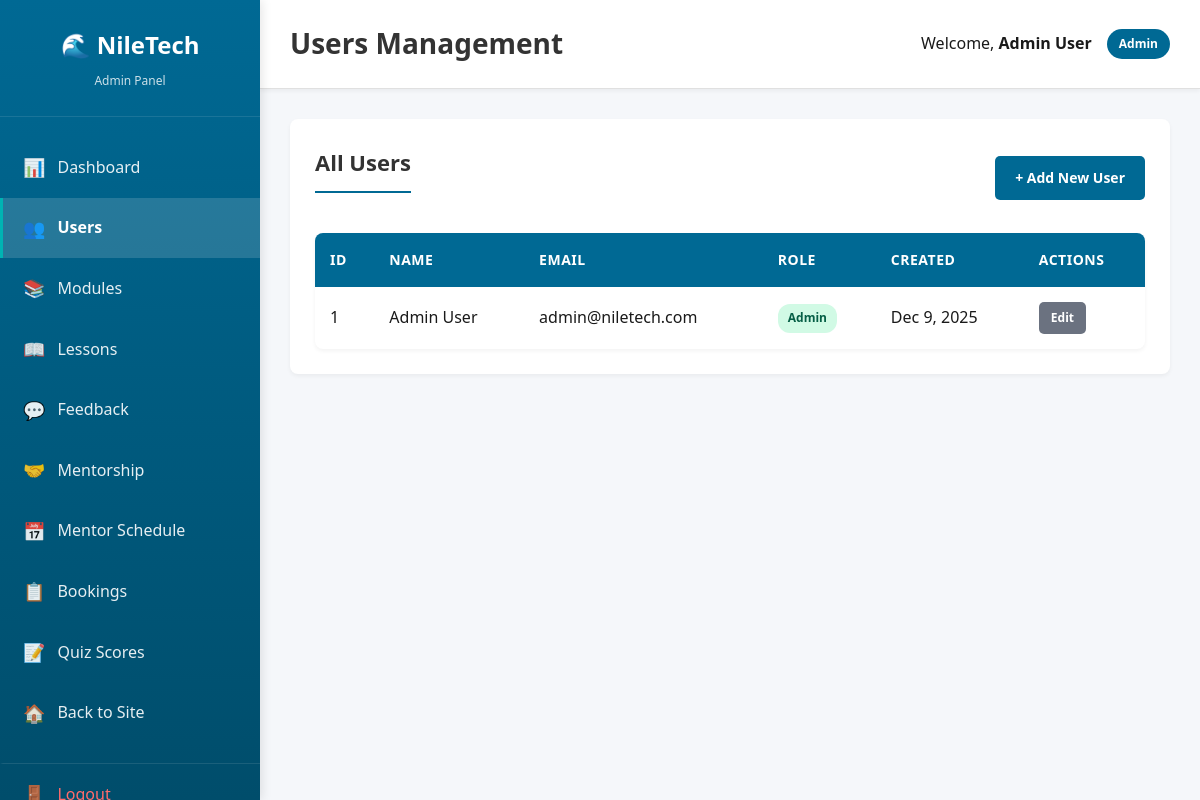
The page /admin/users.php (signed in) on the database its author committed.
### tables this page shows
CREATE TABLE IF NOT EXISTS users (
    id INT(11) NOT NULL AUTO_INCREMENT,
    full_name VARCHAR(100) NOT NULL,
    email VARCHAR(100) NOT NULL UNIQUE,
    password VARCHAR(255) NOT NULL,
    role ENUM('user', 'admin') DEFAULT 'user',
    created_at TIMESTAMP DEFAULT CURRENT_TIMESTAMP,
    updated_at TIMESTAMP DEFAULT CURRENT_TIMESTAMP ON UPDATE CURRENT_TIMESTAMP,
    PRIMARY KEY (id),
    INDEX idx_email (email),
    INDEX idx_role (role)
);

### admin/includes/auth.php (called while the page is built, shortened)
<?php
$conn = getDBConnection();
$userId = $_SESSION['user_id'];
$userStmt = $conn->prepare("SELECT id, full_name, email, role FROM users WHERE id = ?");
$userStmt->bind_param("i", $userId);
$userStmt->execute();
$userResult = $userStmt->get_result();
$currentUser = $userResult->fetch_assoc();
?>

### admin/users.php (the view, shortened to what this page needs)
<?php
$pageTitle = 'Users Management';
require_once __DIR__ . '/includes/auth.php';
$action = $_GET['action'] ?? 'list';
$users = [];
$listStmt = $conn->prepare("SELECT id, full_name, email, role, created_at FROM users ORDER BY created_at DESC");
$listStmt->execute();
$listResult = $listStmt->get_result();
while ($row = $listResult->fetch_assoc()) {
    $users[] = $row;
}
require_once __DIR__ . '/includes/header.php';
?>
<?php if ($action === 'list'): ?>
    <div class="admin-card">
        <div style="display: flex; justify-content: space-between; align-items: center; margin-bottom: 20px;">
            <h2>All Users</h2>
            <a href="?action=create" class="btn-admin btn-primary-admin">+ Add New User</a>
        </div>
        <?php if (empty($users)): ?>
            <div class="empty-state">
                <p>No users found.</p>
            </div>
        <?php else: ?>
            <table class="admin-table">
                <thead>
                    <tr>
                        <th>ID</th>
                        <th>Name</th>
                        <th>Email</th>
                        <th>Role</th>
                        <th>Created</th>
                        <th>Actions</th>
                    </tr>
                </thead>
                <tbody>
                    <?php foreach ($users as $user): ?>
                        <tr>
                            <td><?php echo $user['id']; ?></td>
                            <td><?php echo htmlspecialchars($user['full_name']); ?></td>
                            <td><?php echo htmlspecialchars($user['email']); ?></td>
                            <td>
                                <span class="badge <?php echo $user['role'] === 'admin' ? 'badge-success' : 'badge-info'; ?>">
                                    <?php echo ucfirst($user['role']); ?>
                                </span>
                            </td>
                            <td><?php echo date('M j, Y', strtotime($user['created_at'])); ?></td>
                            <td>
                                <div class="action-buttons">
                                    <a href="?action=edit&id=<?php echo $user['id']; ?>" class="btn-admin btn-sm btn-secondary-admin">Edit</a>
                                </div>
                            </td>
                        </tr>
                    <?php endforeach; ?>
                </tbody>
            </table>
        <?php endif; ?>
    </div>
<?php endif; ?>
<?php
require_once __DIR__ . '/includes/footer.php';
?>

### admin/includes/header.php (shortened to what this page needs)
<!DOCTYPE html>
<html lang="en">
<head>
    <link rel="stylesheet" href="../css/style.css">
    <link rel="stylesheet" href="../admin/css/admin.css">
</head>
<body class="admin-body">
    <div class="admin-wrapper">
        <aside class="admin-sidebar">
            <div class="admin-logo">
                <h2>🌊 NileTech</h2>
                <p>Admin Panel</p>
            </div>
            <nav class="admin-nav">
                <a href="index.php" class="nav-item <?php echo basename($_SERVER['PHP_SELF']) == 'index.php' ? 'active' : ''; ?>">
                    <span>📊</span> Dashboard
                </a>
                <a href="users.php" class="nav-item <?php echo basename($_SERVER['PHP_SELF']) == 'users.php' ? 'active' : ''; ?>">
                    <span>👥</span> Users
                </a>
                <a href="modules.php" class="nav-item <?php echo basename($_SERVER['PHP_SELF']) == 'modules.php' ? 'active' : ''; ?>">
                    <span>📚</span> Modules
                </a>
                <a href="lessons.php" class="nav-item <?php echo basename($_SERVER['PHP_SELF']) == 'lessons.php' ? 'active' : ''; ?>">
                    <span>📖</span> Lessons
                </a>
                <a href="feedback.php" class="nav-item <?php echo basename($_SERVER['PHP_SELF']) == 'feedback.php' ? 'active' : ''; ?>">
                    <span>💬</span> Feedback
                </a>
                <a href="mentorship.php" class="nav-item <?php echo basename($_SERVER['PHP_SELF']) == 'mentorship.php' ? 'active' : ''; ?>">
                    <span>🤝</span> Mentorship
                </a>
                <a href="mentor-schedule.php" class="nav-item <?php echo basename($_SERVER['PHP_SELF']) == 'mentor-schedule.php' ? 'active' : ''; ?>">
                    <span>📅</span> Mentor Schedule
                </a>
                <a href="mentor-bookings.php" class="nav-item <?php echo basename($_SERVER['PHP_SELF']) == 'mentor-bookings.php' ? 'active' : ''; ?>">
                    <span>📋</span> Bookings
                </a>
                <a href="quiz-scores.php" class="nav-item <?php echo basename($_SERVER['PHP_SELF']) == 'quiz-scores.php' ? 'active' : ''; ?>">
                    <span>📝</span> Quiz Scores
                </a>
                <a href="../index.php" class="nav-item">
                    <span>🏠</span> Back to Site
                </a>
                <a href="../logout.php" class="nav-item logout">
                    <span>🚪</span> Logout
                </a>
            </nav>
        </aside>
        <main class="admin-main">
            <header class="admin-header">
                <div class="admin-header-content">
                    <h1><?php echo isset($pageTitle) ? htmlspecialchars($pageTitle) : 'Dashboard'; ?></h1>
                    <div class="admin-user-info">
                        <span>Welcome, <strong><?php echo htmlspecialchars($currentUser['full_name']); ?></strong></span>
                        <span class="role-badge">Admin</span>
                    </div>
                </div>
            </header>
            <div class="admin-content">

### css/style.css (style rules this page uses)
* { margin: 0; padding: 0; box-sizing: border-box; }
:root { --nile-blue: #006994; --nile-deep: #004d73; --nile-light: #0099cc; --nile-teal: #008b8b; --river-cyan: #00b3b3; --savanna-green: #2d5016; --forest-green: #4a7c3a; --grass-green: #6b9f5f; --palm-green: #8bc34a; --sunset-gold: #f4a460; --savanna-gold: #daa520; --earth-brown: #8b4513; --sand-beige: #f5deb3; --ss-black: #000000; --ss-red: #da020e; --ss-green: #078930; --ss-blue: #0f47af; --ss-yellow: #fcdd09; --primary-color: var(--nile-blue); --primary-dark: var(--nile-deep); --primary-light: var(--nile-light); --secondary-color: var(--forest-green); --secondary-dark: var(--savanna-green); --secondary-light: var(--grass-green); --accent-color: var(--sunset-gold); --accent-light: var(--savanna-gold); --text-dark: #1a1a1a; --text-medium: #4a4a4a; --text-light: #6b6b6b; --bg-light: #f0f8f5; --bg-lighter: #f8fcf9; --bg-white: #ffffff; --border-color: #d4e8d8; --gradient-primary: linear-gradient(135deg, var(--nile-blue) 0%, var(--nile-teal) 50%, var(--river-cyan) 100%); --gradient-secondary: linear-gradient(135deg, var(--forest-green) 0%, var(--grass-green) 100%); --gradient-hero: linear-gradient(135deg, var(--nile-deep) 0%, var(--nile-blue) 30%, var(--nile-teal) 60%, var(--palm-green) 100%); --gradient-river: linear-gradient(180deg, var(--nile-deep) 0%, var(--nile-blue) 50%, var(--nile-light) 100%); --gradient-savanna: linear-gradient(135deg, var(--savanna-green) 0%, var(--forest-green) 50%, var(--sunset-gold) 100%); --gradient-success: linear-gradient(135deg, var(--forest-green) 0%, var(--grass-green) 100%); --gradient-sunset: linear-gradient(135deg, var(--sunset-gold) 0%, var(--savanna-gold) 100%); --font-primary: 'Segoe UI', Tahoma, Geneva, Verdana, sans-serif; --font-weight-light: 300; --font-weight-normal: 400; --font-weight-medium: 500; --font-weight-semibold: 600; --font-weight-bold: 700; --font-weight-extrabold: 800; --spacing-xs: 0.5rem; --spacing-sm: 1rem; --spacing-md: 2rem; --spacing-lg: 3rem; --spacing-xl: 4rem; --spacing-2xl: 6rem; --radius-sm: 0.5rem; --radius-md: 1rem; --radius-lg: 1.5rem; --radius-xl: 2rem; --radius-full: 9999px; --shadow-sm: 0 1px 2px 0 rgba(0, 0, 0, 0.05); --shadow-md: 0 4px 6px -1px rgba(0, 0, 0, 0.1), 0 2px 4px -1px rgba(0, 0, 0, 0.06); --shadow-lg: 0 10px 15px -3px rgba(0, 0, 0, 0.1), 0 4px 6px -2px rgba(0, 0, 0, 0.05); --shadow-xl: 0 20px 25px -5px rgba(0, 0, 0, 0.1), 0 10px 10px -5px rgba(0, 0, 0, 0.04); --shadow-2xl: 0 25px 50px -12px rgba(0, 0, 0, 0.25); --shadow-colored: 0 10px 30px -5px rgba(37, 99, 235, 0.3); }
body { font-family: var(--font-primary); color: var(--text-dark); line-height: 1.7; background-color: var(--bg-white); overflow-x: hidden; }
html { scroll-behavior: smooth; }

### rows shown on the page
users: full_name "Admin User", id "1", email "admin@niletech.com", role "Admin", created_at "Dec 9, 2025"

### other values the page prints
$pageTitle "Users Management"
